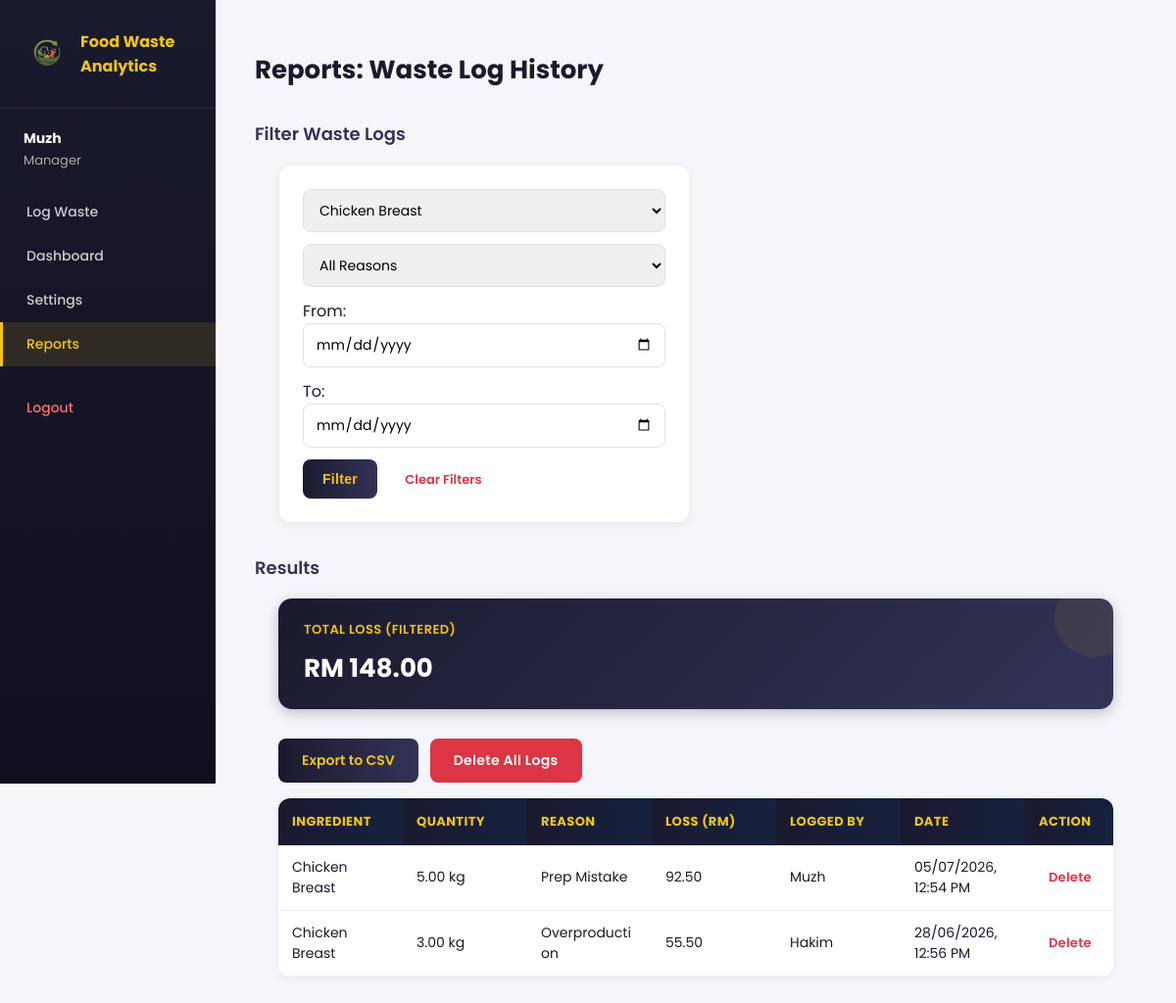
/FoodWasteTracker/reports.php?ingredient_id=29 (signed in), run on the app's committed database.
### tables this page shows
CREATE TABLE IF NOT EXISTS `waste_logs` (
  `log_id` int NOT NULL AUTO_INCREMENT,
  `user_id` int NOT NULL,
  `ingredient_id` int NOT NULL,
  `quantity` decimal(10,2) NOT NULL,
  `reason` enum('Expired','Overproduction','Spoilage','Prep Mistake','Other') NOT NULL,
  `financial_loss` decimal(10,2) NOT NULL,
  `logged_at` timestamp NULL DEFAULT CURRENT_TIMESTAMP,
  PRIMARY KEY (`log_id`),
  KEY `user_id` (`user_id`),
  KEY `ingredient_id` (`ingredient_id`)
);

CREATE TABLE IF NOT EXISTS `users` (
  `user_id` int NOT NULL AUTO_INCREMENT,
  `name` varchar(100) NOT NULL,
  `email` varchar(100) NOT NULL,
  `password` varchar(255) NOT NULL,
  `role` enum('staff','manager') NOT NULL,
  `created_at` timestamp NULL DEFAULT CURRENT_TIMESTAMP,
  PRIMARY KEY (`user_id`),
  UNIQUE KEY `email` (`email`)
);

### FoodWasteTracker/reports.php (the view, shortened to what this page needs)
<?php
include 'access_control.php';
$filter_ingredient = isset($_GET['ingredient_id']) ? $_GET['ingredient_id'] : "";
$filter_reason = isset($_GET['reason']) ? $_GET['reason'] : "";
$filter_from = isset($_GET['date_from']) ? $_GET['date_from'] : "";
$filter_to = isset($_GET['date_to']) ? $_GET['date_to'] : "";
$where = "1=1";
$params = [];
$types = "";
if ($filter_ingredient != "") {
    $where .= " AND waste_logs.ingredient_id = ?";
    $params[] = $filter_ingredient;
    $types .= "i";
}
$sql = "
    SELECT waste_logs.*,
           COALESCE(ingredients.name, 'Deleted Ingredient') AS ingredient_name,
           COALESCE(ingredients.unit, '') AS unit,
           users.name AS staff_name
    FROM waste_logs
    LEFT JOIN ingredients ON waste_logs.ingredient_id = ingredients.ingredient_id
    JOIN users ON waste_logs.user_id = users.user_id
    WHERE $where
    ORDER BY logged_at DESC
";
$stmt = mysqli_prepare($conn, $sql);
if (!empty($params)) {
    mysqli_stmt_bind_param($stmt, $types, ...$params);
}
mysqli_stmt_execute($stmt);
$logs = mysqli_stmt_get_result($stmt);
$grand_total = 0;
$log_rows = [];
while ($row = mysqli_fetch_assoc($logs)) {
    $grand_total += $row['financial_loss'];
    $log_rows[] = $row;
}
$has_results = count($log_rows) > 0;
$ingredients = mysqli_query($conn, "SELECT * FROM ingredients ORDER BY name ASC");
$export_query_string = http_build_query([
    'ingredient_id' => $filter_ingredient,
    'reason' => $filter_reason,
    'date_from' => $filter_from,
    'date_to' => $filter_to
]);
?>
<!DOCTYPE html>
<html>
<head>
    <link rel="stylesheet" href="style.css">
</head>
<body>
<div class="app-layout">
    <?php include 'sidebar.php'; ?>
    <div class="main-content">
        <h2>Reports: Waste Log History</h2>
        <h3>Filter Waste Logs</h3>
        <form method="GET">
            <select name="ingredient_id">
                <?php while ($row = mysqli_fetch_assoc($ingredients)) { ?>
                    <option value="<?php echo htmlspecialchars($row['ingredient_id']); ?>" <?php if ($filter_ingredient == $row['ingredient_id']) echo "selected"; ?>>
                        <?php echo htmlspecialchars($row['name']); ?>
                    </option>
                <?php } ?>
            </select>
            <select name="reason">
                <option value="">All Reasons</option>
            </select>
            From: <input type="date" name="date_from" value="<?php echo htmlspecialchars($filter_from); ?>">
            To: <input type="date" name="date_to" value="<?php echo htmlspecialchars($filter_to); ?>">
            <button type="submit">Filter</button>
            <a href="reports.php" class="clear-link">Clear Filters</a>
        </form>
        <h3>Results</h3>
        <?php if ($has_results) { ?>
        <div class="stat-cards">
            <div class="stat-card">
                <h4>Total Loss (Filtered)</h4>
                <p class="stat-number">RM <?php echo number_format($grand_total, 2); ?></p>
            </div>
        </div>
        <div style="padding: 0 24px; margin-bottom: 16px; display: flex; gap: 12px; align-items: center;">
            <a href="export_csv.php?<?php echo $export_query_string; ?>" class="empty-cta">Export to CSV</a>
            <form method="POST" class="delete-all-form" onsubmit="return confirm('This will permanently delete ALL waste logs, not just the filtered ones. This cannot be undone. Are you sure?')">
                <button type="submit" class="delete-all-btn">Delete All Logs</button>
            </form>
        </div>
        <table>
            <tr>
                <th>Ingredient</th>
                <th>Quantity</th>
                <th>Reason</th>
                <th>Loss (RM)</th>
                <th>Logged By</th>
                <th>Date</th>
                <th style="width: 90px;">Action</th>
            </tr>
            <?php foreach ($log_rows as $row) { ?>
            <tr>
                <td><?php echo htmlspecialchars($row['ingredient_name']); ?></td>
                <td><?php echo htmlspecialchars($row['quantity'] . " " . $row['unit']); ?></td>
                <td><?php echo htmlspecialchars($row['reason']); ?></td>
                <td><?php echo number_format($row['financial_loss'], 2); ?></td>
                <td><?php echo htmlspecialchars($row['staff_name']); ?></td>
                <td><?php echo date('d/m/Y, h:i A', strtotime($row['logged_at'])); ?></td>
                <td>
                    <form method="POST" class="delete-form" onsubmit="return confirm('Delete this waste log entry?')">
                        <button type="submit" class="delete-btn">Delete</button>
                    </form>
                </td>
            </tr>
            <?php } ?>
        </table>
        <?php } ?>
    </div>
</div>
</body>
</html>

### FoodWasteTracker/style.css (style rules this page uses)
* { box-sizing: border-box; }
body { font-family: 'Poppins', sans-serif; background-color: #f5f6fa; color: #1a1a2e; margin: 0; padding: 0; }
h2 { padding: 0 24px; font-weight: 700; font-size: 26px; color: #1a1a2e; }
h3 { padding: 0 24px; font-weight: 600; font-size: 18px; color: #333357; margin-top: 32px; }
h4 { margin: 0; }
p { padding: 0 24px; color: #555; }
form { background: #fff; padding: 24px; margin: 16px 24px 24px 24px; border-radius: 12px; max-width: 420px; box-shadow: 0 2px 10px rgba(0,0,0,0.06); border: 1px solid #eee; }
form input, form select { display: block; width: 100%; padding: 10px 12px; margin-bottom: 12px; border: 1.5px solid #e0e0e0; border-radius: 8px; box-sizing: border-box; font-family: 'Poppins', sans-serif; font-size: 14px; transition: border-color 0.2s; }
form button { background: linear-gradient(90deg, #1a1a2e, #333357); color: #f0c419; border: none; padding: 12px 20px; border-radius: 8px; cursor: pointer; font-weight: 600; font-size: 14px; letter-spacing: 0.3px; transition: transform 0.15s, box-shadow 0.15s; }
table { margin: 16px 24px 24px 24px; border-collapse: collapse; background: #fff; border-radius: 12px; overflow: hidden; box-shadow: 0 2px 10px rgba(0,0,0,0.06); width: calc(100% - 48px); table-layout: fixed; }
table th { background: linear-gradient(90deg, #1a1a2e, #16213e); color: #f0c419; padding: 14px; text-align: left; font-size: 13px; letter-spacing: 0.4px; text-transform: uppercase; }
table td { padding: 12px 14px; font-size: 14px; border-bottom: 1px solid #f0f0f0; word-wrap: break-word; }
.stat-cards { display: flex; gap: 16px; margin: 16px 24px 30px 24px; flex-wrap: wrap; }
.stat-card { background: linear-gradient(135deg, #1a1a2e, #333357); color: #fff; padding: 22px 26px; border-radius: 14px; min-width: 180px; flex: 1; box-shadow: 0 4px 14px rgba(26,26,46,0.25); position: relative; overflow: hidden; }
.stat-card::after { content: ''; position: absolute; top: -20px; right: -20px; width: 80px; height: 80px; background: rgba(240,196,25,0.08); border-radius: 50%; }
.stat-card h4 { color: #f0c419; font-size: 13px; font-weight: 600; letter-spacing: 0.4px; text-transform: uppercase; margin-bottom: 10px; }
.stat-number { font-size: 26px; font-weight: 700; margin: 0; color: #ffffff; }
.clear-link { display: inline-block; margin: 8px 0 0 24px; color: #dc3545; font-weight: 600; font-size: 13px; text-decoration: none; }
.app-layout { display: flex; min-height: 100vh; }
.main-content { flex: 1; padding: 30px 40px; background: #f5f6fa; }
.main-content h2, .main-content p, .main-content h3 { padding: 0; }
.empty-cta { display: inline-block; background: linear-gradient(90deg, #1a1a2e, #333357); color: #f0c419; padding: 12px 24px; border-radius: 8px; text-decoration: none; font-weight: 600; font-size: 14px; }
.delete-form { display: inline-block; margin: 0; padding: 0; background: none; box-shadow: none; border: none; }
.delete-btn { -webkit-appearance: none; -moz-appearance: none; appearance: none; background: none !important; border: none !important; padding: 6px 10px !important; margin: 0 !important; color: #dc3545 !important; text-decoration: none; font-weight: 600; font-size: 13px; cursor: pointer; font-family: 'Poppins', sans-serif; box-shadow: none !important; border-radius: 6px; white-space: nowrap; }
.delete-all-form { display: inline-block; margin: 0; padding: 0; background: none; box-shadow: none; border: none; max-width: none; }
.delete-all-btn { background: #dc3545; color: #fff; border: none; padding: 12px 24px; border-radius: 8px; font-weight: 600; font-size: 14px; cursor: pointer; font-family: 'Poppins', sans-serif; transition: transform 0.15s, box-shadow 0.15s; }

### data on the page
waste_logs: ingredient_name "Chicken Breast", unit "5.00 kg", reason "Prep Mistake", financial_loss "92.50", user.name "Muzh", logged_at "05/07/2026, 12:54 PM"
waste_logs: ingredient_name "Chicken Breast", unit "3.00 kg", reason "Overproduction", financial_loss "55.50", user.name "Hakim", logged_at "28/06/2026, 12:56 PM"

### other printed values
$_SESSION['name'] "Muzh"
$_SESSION['role'] "Manager"
$grand_total "148.00"
form field ingredient_id "Chicken Breast"
